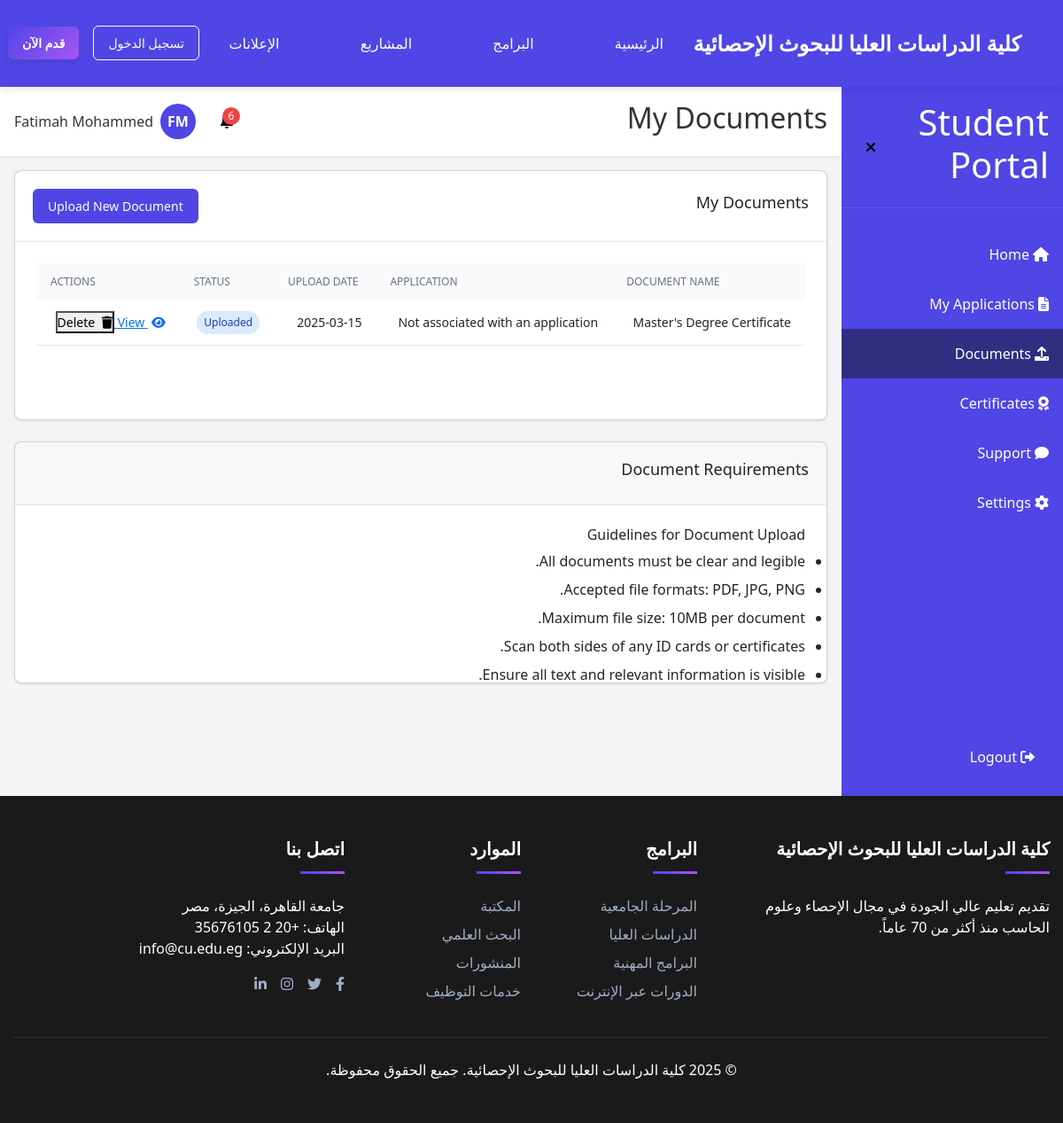
Page /student/documents (signed in) on the committed database.
### models.py (models this page shows, shortened)
class User(db.Model, UserMixin):
    __tablename__ = 'user'
    __table_args__ = {'extend_existing': True}
    id = db.Column(db.Integer, primary_key=True)
    email = db.Column(db.String(120), unique=True, nullable=False)
    password_hash = db.Column(db.String(128), nullable=False)
    full_name = db.Column(db.String(100), nullable=False)
    phone = db.Column(db.String(20), nullable=True)
    nationality = db.Column(db.String(50), nullable=True)
    education = db.Column(db.String(50), nullable=True)
    role = db.Column(db.String(20), default='student')
    created_at = db.Column(db.DateTime, default=datetime.utcnow)
    applications = db.relationship('Application', backref='user', lazy=True)
    documents = db.relationship('Document', backref='user', lazy=True)
    certificates = db.relationship('Certificate', backref='user', lazy=True)
    tickets = db.relationship('Ticket', backref='user', lazy=True)
    notifications = db.relationship('Notification', backref='user', lazy=True)
    def is_admin(self):
        return self.role == 'admin'

class Document(db.Model):
    __tablename__ = 'document'
    __table_args__ = {'extend_existing': True}
    id = db.Column(db.Integer, primary_key=True)
    user_id = db.Column(db.Integer, db.ForeignKey('user.id'), nullable=False)
    application_id = db.Column(db.Integer, db.ForeignKey('application.id'), nullable=True)
    name = db.Column(db.String(100), nullable=False)
    file_path = db.Column(db.String(255), nullable=False)
    status = db.Column(db.String(20), default='Uploaded')
    uploaded_at = db.Column(db.DateTime, default=datetime.utcnow)

### run.py (the view)
@app.route('/student/documents')
@login_required
def student_documents():
    if current_user.is_admin():
        return redirect(url_for('admin_dashboard'))
    documents = Document.query.filter_by(user_id=current_user.id).all()
    applications = Application.query.filter_by(user_id=current_user.id).all()
    return render_template('student/documents.html', documents=documents, applications=applications)

### run.py (called while the page is built)
@login_manager.user_loader
def load_user(user_id):
    return User.query.get(int(user_id))

@app.template_filter('initials')
def initials_filter(name):
    if not name:
        return "UN"
    parts = name.split()
    if len(parts) == 1:
        return parts[0][0].upper()
    else:
        return (parts[0][0] + parts[-1][0]).upper()

@app.context_processor
def inject_now():
    return {'now': datetime.utcnow()}

### templates/student/documents.html (shortened to what this page needs)
{% extends "student_layout.html" %}
{% block page_title %}My Documents{% endblock %}
{% block main_content %}
<div class="card">
    <div class="card-header-with-actions">
        <h3>My Documents</h3>
        <a href="{{ url_for('student_upload_document') }}" class="btn primary">Upload New Document</a>
    </div>
    <div class="card-body">
        {% if documents %}
            <div class="table-container">
                <table class="full-width-table">
                    <thead>
                        <tr>
                            <th>Document Name</th>
                            <th>Application</th>
                            <th>Upload Date</th>
                            <th>Status</th>
                            <th>Actions</th>
                        </tr>
                    </thead>
                    <tbody>
                        {% for document in documents|sort(attribute='uploaded_at', reverse=true) %}
                            <tr>
                                <td>{{ document.name }}</td>
                                <td>
                                    {% if document.application %}
                                        {{ document.application.app_id }} - {{ document.application.program }}
                                    {% else %}
                                        Not associated with an application
                                    {% endif %}
                                </td>
                                <td>{{ document.uploaded_at.strftime('%Y-%m-%d') }}</td>
                                <td>
                                    <span class="status-badge
                                        {% if document.status == 'Uploaded' %}blue
                                        {% elif document.status == 'Verified' %}green
                                        {% elif document.status == 'Rejected' %}red
                                        {% endif %}">
                                        {{ document.status }}
                                    </span>
                                </td>
                                <td class="actions-cell">
                                    <a href="{{ url_for('static', filename=document.file_path) }}" target="_blank" class="action-btn">
                                        <i class="fas fa-eye"></i> View
                                    </a>
                                    <button class="action-btn delete-doc-btn" data-id="{{ document.id }}">
                                        <i class="fas fa-trash"></i> Delete
                                    </button>
                                </td>
                            </tr>
                        {% endfor %}
                    </tbody>
                </table>
            </div>
        {% else %}
            <div class="text-center py-10">
                <p class="text-muted mb-4">You haven't uploaded any documents yet.</p>
                <a href="{{ url_for('student_upload_document') }}" class="btn primary">Upload Document</a>
            </div>
        {% endif %}
    </div>
</div>
<div class="card mt-6">
    <div class="card-header">
        <h3>Document Requirements</h3>
    </div>
    <div class="card-body">
        <h4 class="mb-2">Guidelines for Document Upload</h4>
        <ul class="mb-4 ml-6" style="list-style-type: disc;">
            <li class="mb-2">All documents must be clear and legible.</li>
            <li class="mb-2">Accepted file formats: PDF, JPG, PNG.</li>
            <li class="mb-2">Maximum file size: 10MB per document.</li>
            <li class="mb-2">Scan both sides of any ID cards or certificates.</li>
            <li>Ensure all text and relevant information is visible.</li>
        </ul>
    </div>
</div>
{% endblock %}

### templates/student_layout.html (shortened to what this page needs)
{% extends "base.html" %}
{% block content %}
<div class="dashboard-container">
    <div id="sidebar" class="sidebar">
        <div class="sidebar-header">
            <h1 id="sidebar-title">Student Portal</h1>
            <button id="toggle-sidebar" class="btn-icon">
                <i class="fas fa-times"></i>
            </button>
        </div>
        <nav class="sidebar-nav">
            <a href="{{ url_for('student_dashboard') }}" class="nav-item {% if request.endpoint == 'student_dashboard' %}active{% endif %}">
                <i class="fas fa-home"></i>
                <span class="nav-text">Home</span>
            </a>
            <a href="{{ url_for('student_applications') }}" class="nav-item {% if request.endpoint == 'student_applications' or request.endpoint == 'student_new_application' %}active{% endif %}">
                <i class="fas fa-file-alt"></i>
                <span class="nav-text">My Applications</span>
            </a>
            <a href="{{ url_for('student_documents') }}" class="nav-item {% if request.endpoint == 'student_documents' or request.endpoint == 'student_upload_document' %}active{% endif %}">
                <i class="fas fa-upload"></i>
                <span class="nav-text">Documents</span>
            </a>
            <a href="{{ url_for('student_certificates') }}" class="nav-item {% if request.endpoint == 'student_certificates' or request.endpoint == 'student_request_certificate' %}active{% endif %}">
                <i class="fas fa-award"></i>
                <span class="nav-text">Certificates</span>
            </a>
            <a href="{{ url_for('student_support') }}" class="nav-item {% if request.endpoint == 'student_support' or request.endpoint == 'student_new_ticket' or request.endpoint == 'student_ticket_detail' %}active{% endif %}">
                <i class="fas fa-comment"></i>
                <span class="nav-text">Support</span>
            </a>
            <a href="{{ url_for('student_settings') }}" class="nav-item {% if request.endpoint == 'student_settings' %}active{% endif %}">
                <i class="fas fa-cog"></i>
                <span class="nav-text">Settings</span>
            </a>
        </nav>
        <div class="logout-container">
            <a href="{{ url_for('logout') }}" class="nav-item">
                <i class="fas fa-sign-out-alt"></i>
                <span class="nav-text">Logout</span>
            </a>
        </div>
    </div>
    <div class="main-content">
        <header class="header">
            <div class="header-content">
                <h2 id="page-title">{% block page_title %}Dashboard{% endblock %}</h2>
                <div class="header-actions">
                    <div class="notification-container">
                        <button id="notification-btn" class="btn-icon">
                            {% set unread_notifications = current_user.notifications|selectattr('read', 'equalto', false)|list %}
                            {% if unread_notifications %}
                                <span id="notification-badge" class="notification-badge">{{ unread_notifications|length }}</span>
                            {% endif %}
                        </button>
                    </div>
                    <div class="user-container">
                        <div class="avatar">
                            {{ current_user.full_name|initials }}
                        </div>
                        <span id="user-name" class="user-name">{{ current_user.full_name }}</span>
                    </div>
                </div>
            </div>
        </header>
        <main class="content">
            {% block main_content %}{% endblock %}
        </main>
    </div>
</div>
{% endblock %}

### rows in the picture
User: full_name|initials "FM", full_name "Fatimah Mohammed"
Document: name "Master's Degree Certificate", uploaded_at "2025-03-15", status "Uploaded"

### other values in the picture
{{ unread_notifications|length }} "6"
